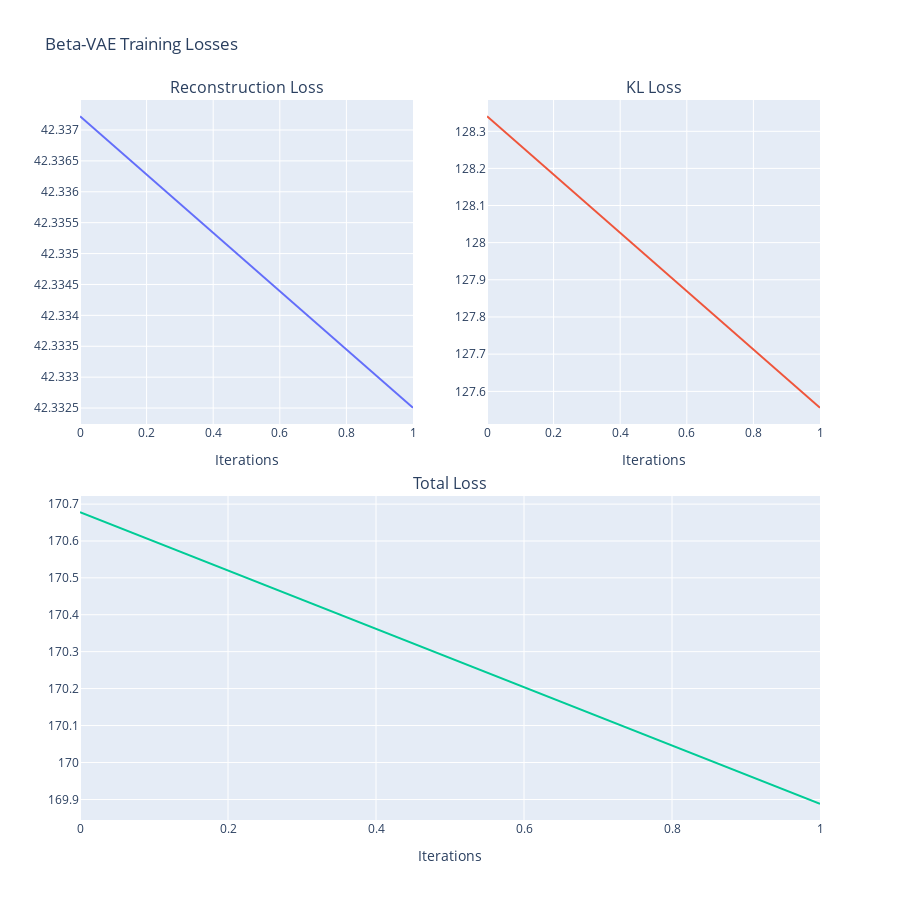

Source (notebook cell):
### Code cell
latent_dim = 40  # Latent dimension
data_dim = 100  # Data dimension of input
hidden_dim = 512
n_layers = 8
latent_diagonal = prior_eigenvalues[:latent_dim]  # Eigenvalues for latent prior
batch_size = 1000  # Batch size for training
beta_ = 1.0  # Beta value for beta-VAE
pre_train_learning_rate = 1e-3
fine_tune_learning_rate = 1e-7  # Fine-tune learning rate
pre_train_epochs = 600  # Number of pre-train epochs
fine_tune_epochs = 2  # Number of fine-tune epochs
device = "cpu"  # Use CPU as the device

torch.manual_seed(2)
vae_trainer_ = SurfaceVAETrainer(
    latent_dim=latent_dim,
    hidden_dim=hidden_dim,
    n_layers=n_layers,
    data_dim=data_dim,
    latent_diagonal=latent_diagonal,
    batch_size=batch_size,
    beta=beta_,
    pre_train_learning_rate=pre_train_learning_rate,
    fine_tune_learning_rate=fine_tune_learning_rate,
    pre_train_epochs=pre_train_epochs,
    fine_tune_epochs=fine_tune_epochs,
    device=device,
)

vae_trainer_.load_model()

# Train the model using pre_train
vae_trainer_.fine_tune(
    sampled_surface_coefficients=fine_tune_surface_coefficients,
)

loss_history = pd.DataFrame(vae_trainer_.fine_tune_loss_history)

# Create a subplot figure with 1x2 grid for individual losses, and a second row spanning the entire width for total loss
fig = make_subplots(
    rows=2, cols=2,
    subplot_titles=("Reconstruction Loss", "KL Loss", "Total Loss"),
    specs=[[{'type': 'scatter'}, {'type': 'scatter'}],
           [{'colspan': 2, 'type': 'scatter'}, None]],
    vertical_spacing=0.1,
    horizontal_spacing=0.1
)

# Add traces for individual losses
fig.add_trace(go.Scatter(x=loss_history.index, y=loss_history["Reconstruction Loss"], mode="lines", name="Reconstruction Loss"), row=1, col=1)
fig.add_trace(go.Scatter(x=loss_history.index, y=loss_history["KL Loss"], mode="lines", name="KL Loss"), row=1, col=2)

# Add a trace for the total loss spanning the entire second row
fig.add_trace(go.Scatter(x=loss_history.index, y=loss_history["Total Loss"], mode="lines", name="Total Loss"), row=2, col=1)

# Update the layout to include 'Iterations' as the x-axis name for each subplot
fig.update_xaxes(title_text="Iterations", row=1, col=1)
fig.update_xaxes(title_text="Iterations", row=1, col=2)
fig.update_xaxes(title_text="Iterations", row=2, col=1)  # The third row spans two columns

fig.update_yaxes(type="log", row=1, col=1)
fig.update_yaxes(type="log", row=1, col=2)
fig.update_yaxes(type="log", row=2, col=1)  # The third row spans two columns

# Update the layout
fig.update_layout(height=900, width=900, title_text="Beta-VAE Training Losses", showlegend=False)

# Show the plot
fig.show()

### Figure 1 — Plotly figure (JSON) as saved in the notebook; plotly's stock layout.template omitted (floating-point values rounded to 4 significant figures)
{"data": [{"mode": "lines", "name": "Reconstruction Loss", "type": "scatter", "x": [0, 1], "xaxis": "x", "y": [42.34, 42.33], "yaxis": "y"}, {"mode": "lines", "name": "KL Loss", "type": "scatter", "x": [0, 1], "xaxis": "x2", "y": [128.3, 127.6], "yaxis": "y2"}, {"mode": "lines", "name": "Total Loss", "type": "scatter", "x": [0, 1], "xaxis": "x3", "y": [170.7, 169.9], "yaxis": "y3"}], "layout": {"annotations": [{"font": {"size": 16}, "showarrow": false, "text": "Reconstruction Loss", "x": 0.225, "xanchor": "center", "xref": "paper", "y": 1, "yanchor": "bottom", "yref": "paper"}, {"font": {"size": 16}, "showarrow": false, "text": "KL Loss", "x": 0.775, "xanchor": "center", "xref": "paper", "y": 1, "yanchor": "bottom", "yref": "paper"}, {"font": {"size": 16}, "showarrow": false, "text": "Total Loss", "x": 0.5, "xanchor": "center", "xref": "paper", "y": 0.45, "yanchor": "bottom", "yref": "paper"}], "height": 900, "showlegend": false, "title": {"text": "Beta-VAE Training Losses"}, "width": 900, "xaxis": {"anchor": "y", "domain": [0, 0.45], "title": {"text": "Iterations"}}, "xaxis2": {"anchor": "y2", "domain": [0.55, 1], "title": {"text": "Iterations"}}, "xaxis3": {"anchor": "y3", "domain": [0, 1], "title": {"text": "Iterations"}}, "yaxis": {"anchor": "x", "domain": [0.55, 1], "type": "log"}, "yaxis2": {"anchor": "x2", "domain": [0.55, 1], "type": "log"}, "yaxis3": {"anchor": "x3", "domain": [0, 0.45], "type": "log"}}}
